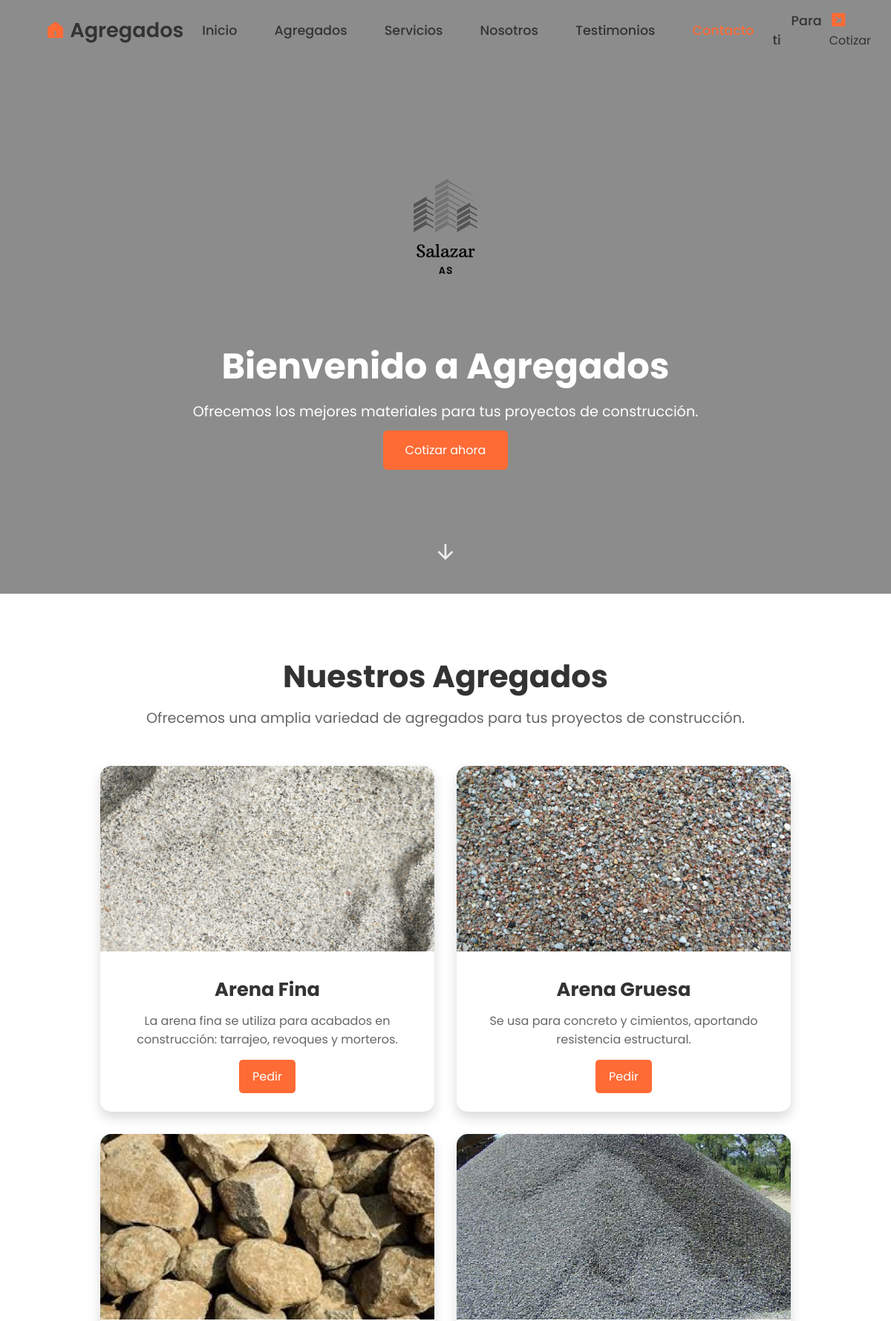
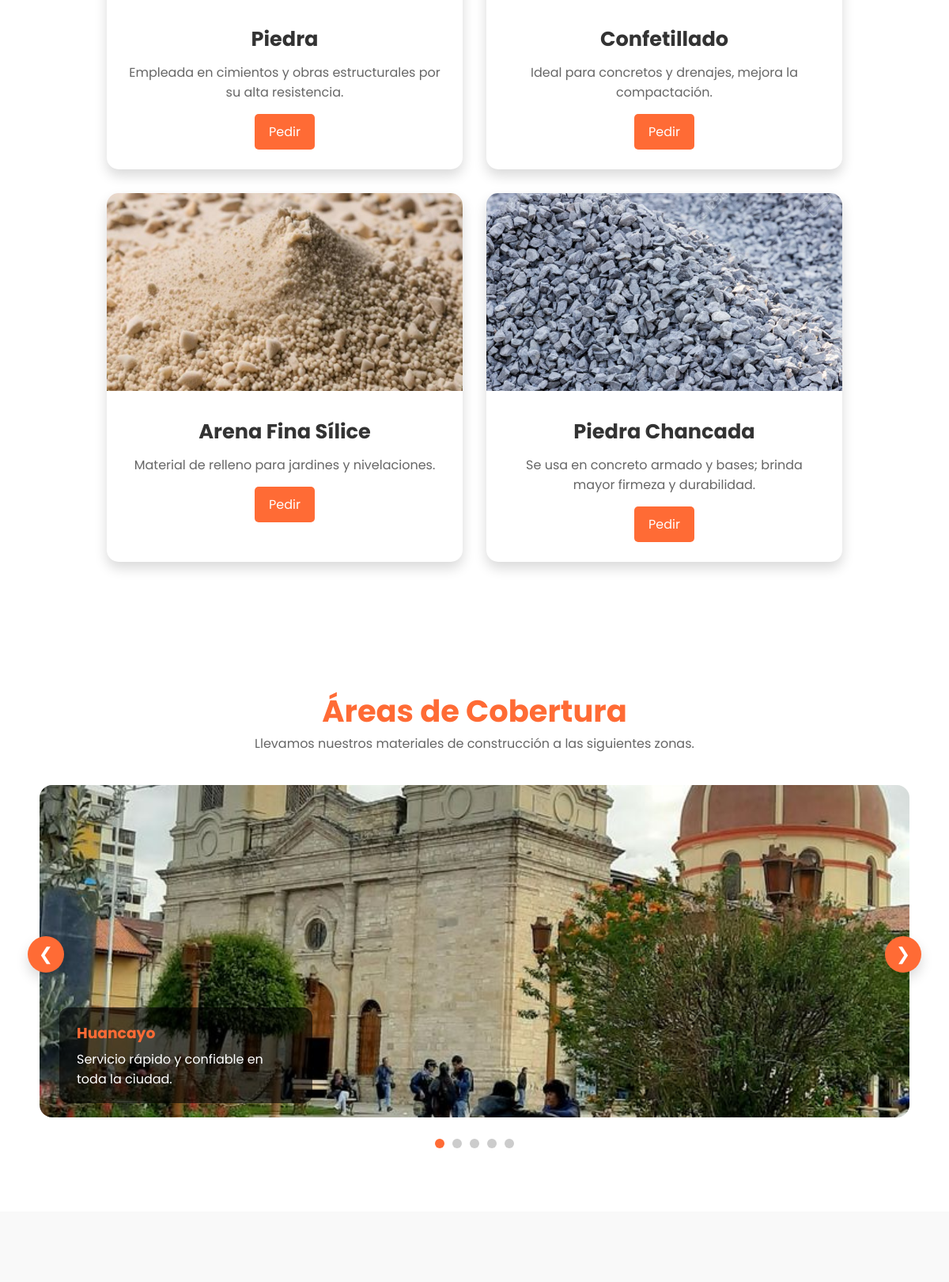
The page / (upper part) on the database its author committed (2 pictures, top to bottom).
### tables this page shows
CREATE TABLE IF NOT EXISTS materiales (
    id          INT AUTO_INCREMENT PRIMARY KEY,
    nombre      VARCHAR(150) NOT NULL,
    descripcion TEXT,
    imagen      VARCHAR(300),
    activo      TINYINT(1) NOT NULL DEFAULT 1,
    orden       INT NOT NULL DEFAULT 0,
    created_at  TIMESTAMP DEFAULT CURRENT_TIMESTAMP
);

### index.php (the view, shortened to what this page needs)
<?php
require_once __DIR__ . '/db/config.php';
$materiales = $pdo->query("SELECT * FROM materiales WHERE activo = 1 ORDER BY orden, id")->fetchAll();
?>
<!DOCTYPE html>
<html lang="es">
<head>
    <link rel="stylesheet" href="style.css">
    <link href="https://cdn.jsdelivr.net/npm/remixicon@4.5.0/fonts/remixicon.css" rel="stylesheet"/>
    <link rel="stylesheet" href="https://unpkg.com/boxicons@latest/css/boxicons.min.css">
</head>
<body>
    <header>
        <a href="#" class="logo">
            <i class="ri-home-5-fill"></i> <span> Agregados</span>
        </a>
        <ul class="navbar" role="navigation" aria-label="Menú principal">
            <li><a href="#inicio">Inicio</a></li>
            <li><a href="#agregados">Agregados</a></li>
            <li><a href="#servicios">Servicios</a></li>
            <li><a href="#nosotros">Nosotros</a></li>
            <li><a href="#testimonios">Testimonios</a></li>
            <li><a href="#contacto">Contacto</a></li>
            <li><a href="#parati">Para ti</a></li>
        </ul>
        <div class="main">
            <a href="#contacto" class="user">
                <i class="ri-arrow-right-down-box-fill"></i> Cotizar
            </a>
        </div>
    </header>
    <main id="main-content">
    <section id="inicio" class="home" aria-label="Sección de inicio">
        <div class="home-content">
            <img src="img/logo02.png" alt="Logo de Agregados" class="home-logo">
            <h1>Bienvenido a Agregados</h1>
            <p>Ofrecemos los mejores materiales para tus proyectos de construcción.</p>
            <a href="https://wa.me/51964636092?text=Hola%20👋,%20estoy%20interesado(a)%20en%20sus%20servicios%20de%20materiales%20de%20construcción,%20retiro%20de%20desmonte%20y%20trabajos%20relacionados.%20¿Podrían%20brindarme%20más%20información,%20por%20favor?
" class="btn-cotizar">Cotizar ahora</a>
        </div>
        <a href="#agregados" class="scroll-abajo" aria-label="Ir a la siguiente sección">
            <i class="ri-arrow-down-line"></i>
        </a>
    </section>
    </main>
    <section id="agregados" class="agregados">
        <h2 class="agregados-titulo">Nuestros Agregados</h2>
        <p class="agregados-descripcion">Ofrecemos una amplia variedad de agregados para tus proyectos de construcción.</p>
        <div class="agregados-contenedor">
            <?php foreach ($materiales as $mat): ?>
            <div class="agregado-card">
                <?php if ($mat['imagen']): ?>
                <img src="<?= htmlspecialchars($mat['imagen']) ?>"
                     alt="<?= htmlspecialchars($mat['nombre']) ?>"
                     class="agregado-imagen">
                <?php else: ?>
                <div class="agregado-imagen" style="background:#f1f5f9;display:flex;align-items:center;justify-content:center;color:#ccc;font-size:3rem">
                    <i class="ri-image-line"></i>
                </div>
                <?php endif; ?>
                <div class="agregado-info">
                    <h3><?= htmlspecialchars($mat['nombre']) ?></h3>
                    <p><?= htmlspecialchars($mat['descripcion'] ?? '') ?></p>
                    <a href="#contacto" class="agregado-boton">Pedir</a>
                </div>
            </div>
            <?php endforeach; ?>
        </div>
    </section>
    <section id="cobertura" class="cobertura">
        <div class="cobertura-header">
            <h2>Áreas de Cobertura</h2>
            <p>Llevamos nuestros materiales de construcción a las siguientes zonas.</p>
        </div>
        <div class="carrusel-container">
            <button class="carrusel-btn anterior">&#10094;</button>
            <div class="carrusel">
                <div class="carrusel-track">
                    <div class="slide activo">
                        <img src="img/huancayo.jpg" alt="Huancayo">
                        <div class="slide-info"><h3>Huancayo</h3><p>Servicio rápido y confiable en toda la ciudad.</p></div>
                    </div>
                </div>
            </div>
            <button class="carrusel-btn siguiente">&#10095;</button>
        </div>
        <div class="carrusel-paginacion"></div>
    </section>
    <section id="servicios" class="servicios">
    </section>
</body>
</html>

### rows shown on the page
materiales: imagen (picture), nombre "Arena Fina", descripcion "La arena fina se utiliza para acabados en construcción: tarrajeo, revoques y morteros."
materiales: imagen (picture), nombre "Arena Gruesa", descripcion "Se usa para concreto y cimientos, aportando resistencia estructural."
materiales: imagen (picture), nombre "Piedra", descripcion "Empleada en cimientos y obras estructurales por su alta resistencia."
materiales: imagen (picture), nombre "Confetillado", descripcion "Ideal para concretos y drenajes, mejora la compactación."
materiales: imagen (picture), nombre "Arena Fina Sílice", descripcion "Material de relleno para jardines y nivelaciones."
materiales: imagen (picture), nombre "Piedra Chancada", descripcion "Se usa en concreto armado y bases; brinda mayor firmeza y durabilidad."
